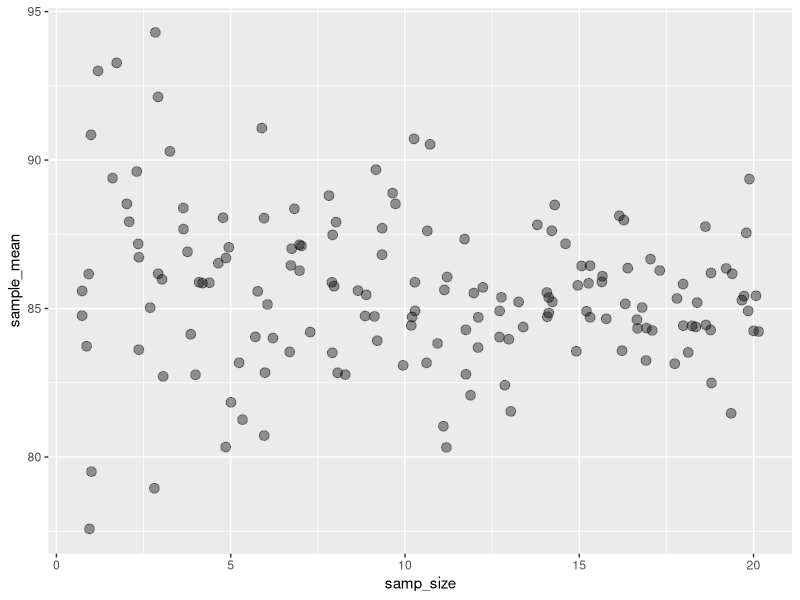
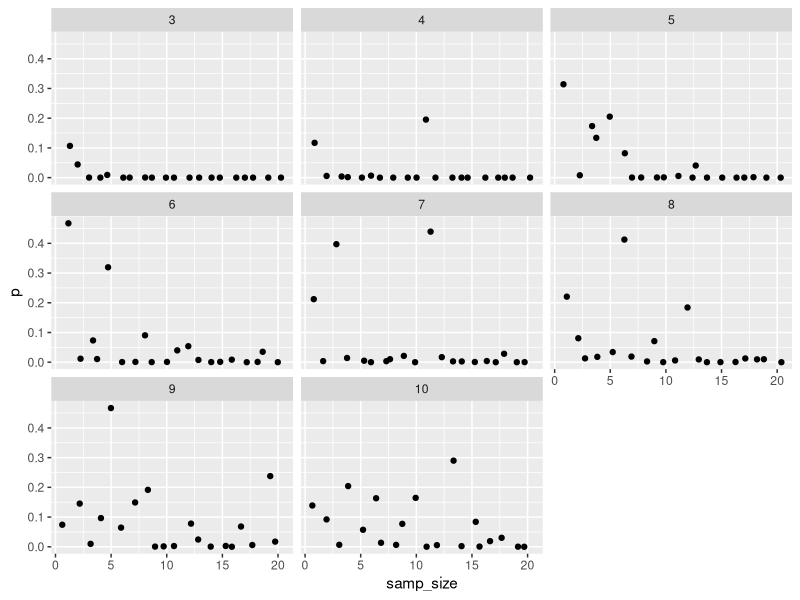
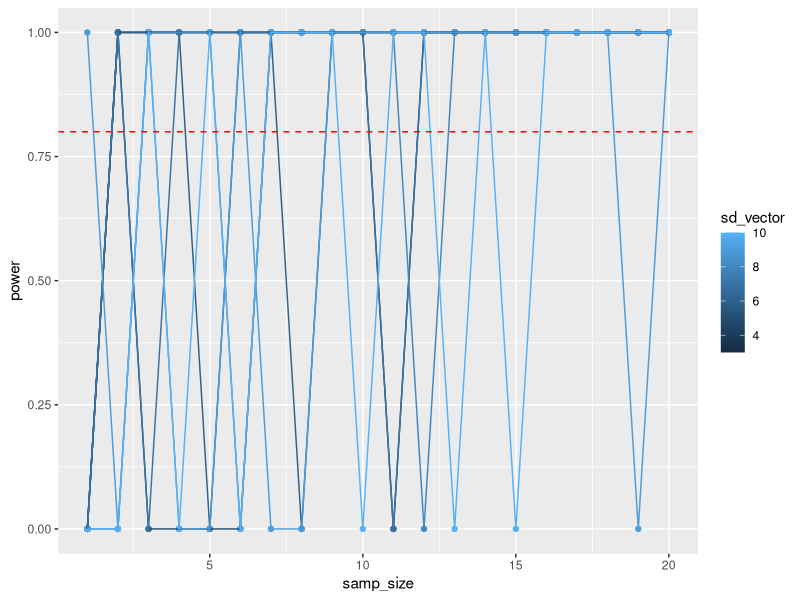
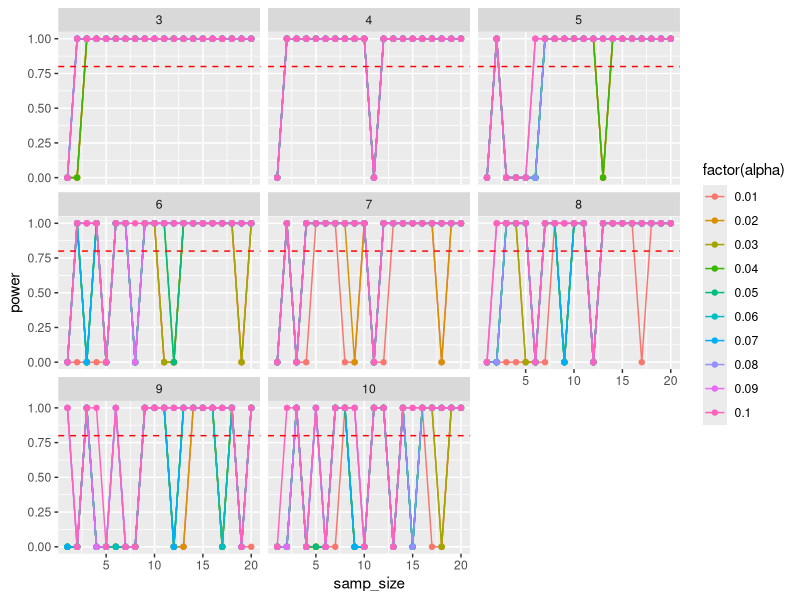

R code for these plots, in order:
## ---- chunk 1
library(dplyr)
library(ggplot2)
library(tidyr)
## ---- chunk 2

# set a mean and pop SD
m <- 80 + 5
sd_pop <- 3:10

sample_df <- data.frame(samp_size = rep(1:20, 500)) 

sd_vector <- c(3:10)

cross_df <- sample_df %>%
  crossing(sd_vector = sd_vector) %>%
  group_by(samp_size, sd_vector) %>%
  ungroup()

sim_cross_df <- cross_df %>%
  group_by(1:n()) %>%
  mutate(sample_mean = mean(rnorm(samp_size, m, sd_vector))) %>%
  ungroup()

ggplot(data=sim_cross_df, mapping = aes(samp_size, sample_mean)) +
  geom_jitter(alpha = 0.4, size = 3)

## ---- chunk 3

z_data <- sim_cross_df %>%
  mutate(se_y = (sd_vector)/sqrt(samp_size)) %>%
  mutate(z = (sample_mean-80)/se_y) %>%
  mutate(p = pnorm(abs(z), lower.tail=FALSE))

ggplot(data=z_data, mapping = aes(samp_size, p)) +
  facet_wrap(~sd_vector) +
  geom_jitter() 

## ---- chunk 4
power_df <- z_data %>%
  group_by(samp_size, sd_vector) %>%
  summarize(error_rate = sum(p>0.08)/n()) %>%
  ungroup() %>%
  mutate(power = 1 - error_rate)

ggplot(data = power_df, mapping = aes(samp_size, power, group = sd_vector, color = sd_vector)) +
  geom_point() +
  geom_line() + 
  geom_hline(yintercept = 0.8, linetype = 2, color = "red")


## ---- chunk 5

alpha <- seq(0.01, 0.1, .01)
alpha_df <- z_data %>%
  crossing(alpha = alpha) %>%
  group_by(samp_size, alpha, sd_vector) %>%
  summarize(error_rate = sum(p>alpha)/n()) %>%
  ungroup() %>%
  mutate(power = 1 - error_rate)

ggplot(alpha_df, mapping = aes(samp_size, power, color = factor(alpha))) +
  facet_wrap(~sd_vector) +
  geom_line() +
  geom_point() +
  geom_hline(yintercept = 0.8, linetype = 2, color = "red")
  
